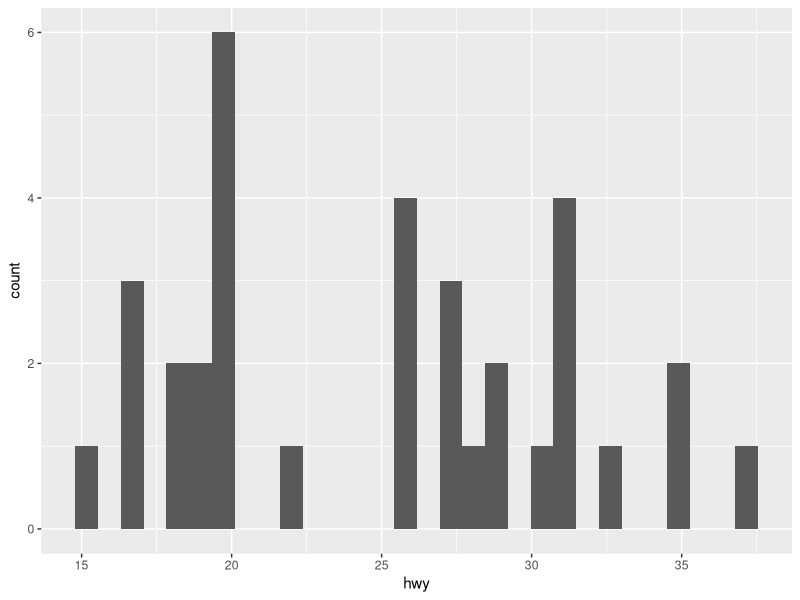
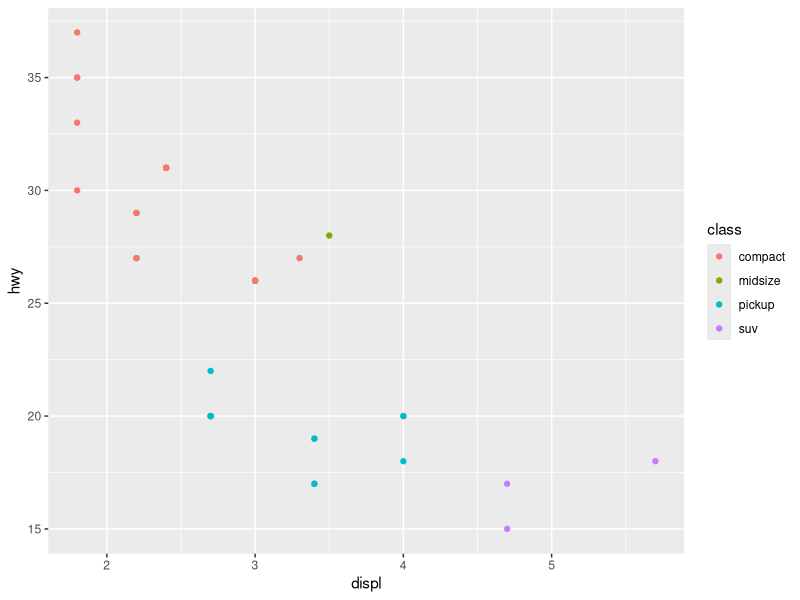
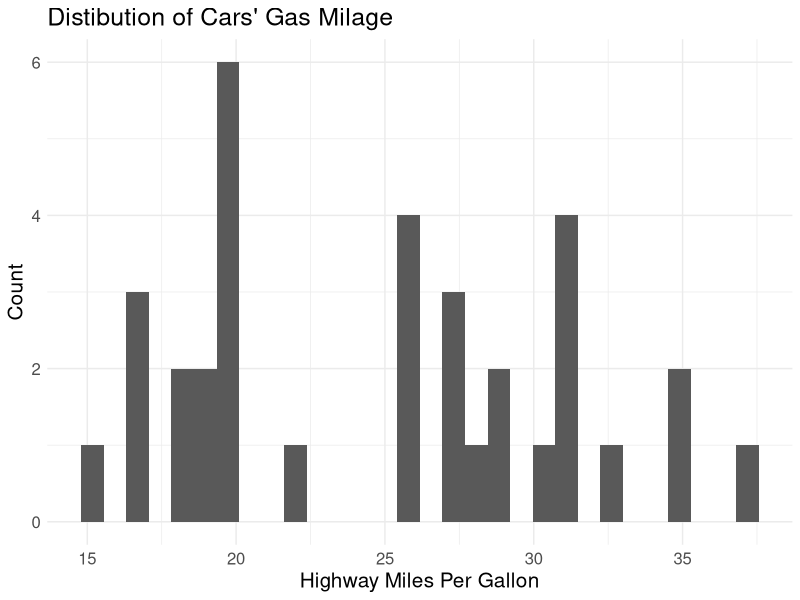
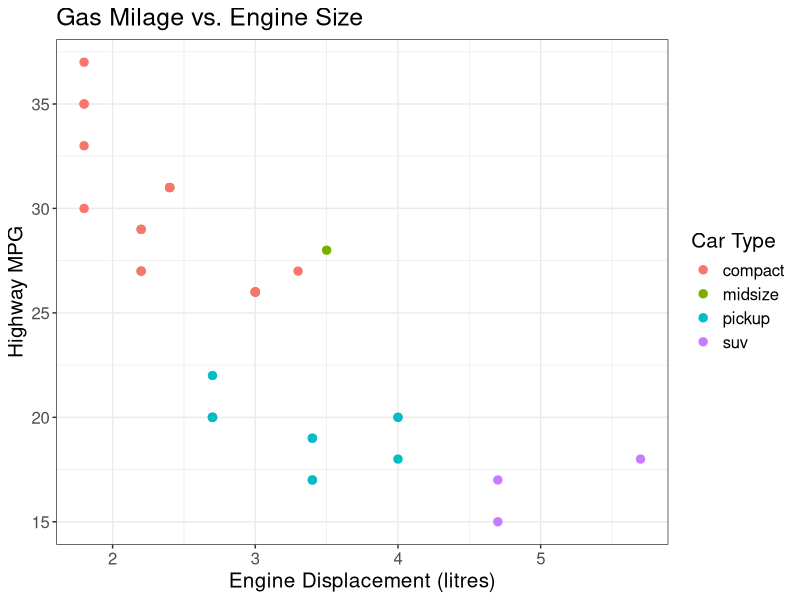

These figures' R source, in order:
## ---- chunk 1
# install.packages("dplyr")
# install.packages("tidyr")
# install.packages("ggplot2")
library(dplyr)
library(tidyr)
library(ggplot2)
## ---- chunk 2
# load data
data(mpg)

# filter dataset
toyota_cars <- mpg %>% 
  filter(manufacturer == "toyota")
## ---- chunk 3
# make new variable
toyota_cars <- toyota_cars %>% 
  mutate(hwy_km = hwy / 3.78541 * 1.60934)
## ---- chunk 4
# summary by vehicle type
average_hwy_km <- toyota_cars %>% 
  group_by(class) %>% 
  summarize(avg_hwy_km = mean(hwy_km))

# print
average_hwy_km
## ---- chunk 5
# basic histogram 
ggplot(toyota_cars, aes(x = hwy)) + 
  geom_histogram()
## ---- chunk 6
# basic scatter plot
ggplot(toyota_cars, aes(x = displ, y = hwy, color = class)) + 
  geom_point()
## ---- chunk 7
# Problem 5: 
ggplot(toyota_cars, aes(x = hwy)) + 
  geom_histogram() + 
  labs(title = "Distibution of Cars' Gas Milage",
       x = "Highway Miles Per Gallon",
       y = "Count") +
  theme_minimal() + 
  theme(text = element_text(size=15)) 


# Problem 6: 
ggplot(toyota_cars, aes(x = displ, y = hwy, color = class)) + 
  geom_point(size = 2.5) + 
  labs(title = "Gas Milage vs. Engine Size",
     x = "Engine Displacement (litres)",
     y = "Highway MPG", 
     color = "Car Type") +
  theme_bw() + 
  theme(text = element_text(size=15)) 
